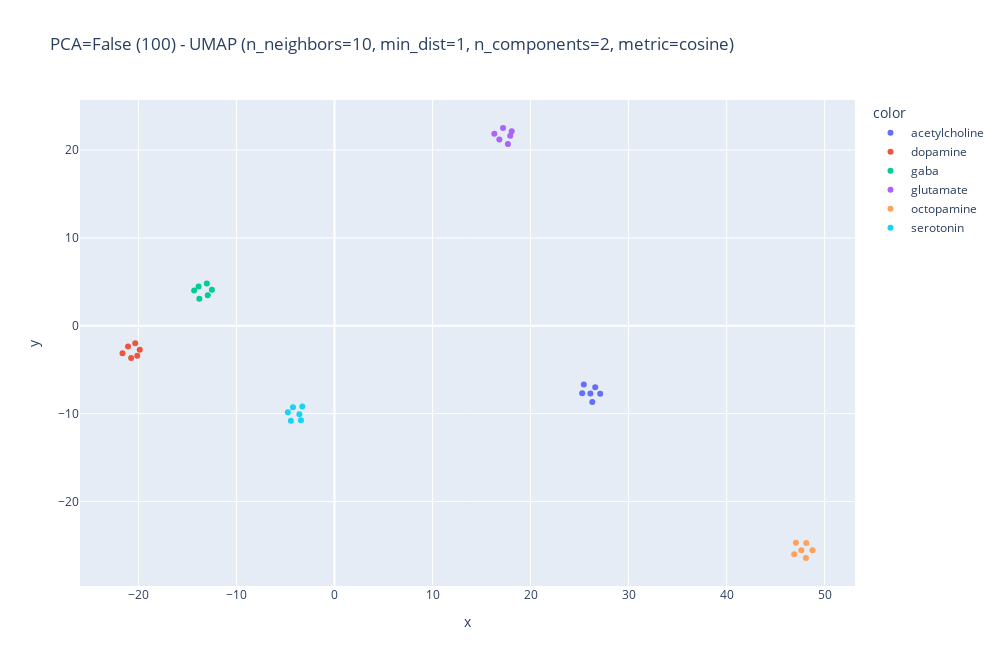

Source (notebook cell):
### Code cell
diplay_features(
        np.vstack([ref_latents, np.vstack(mean_ref)]),
        np.hstack([ref_labels, np.hstack(mean_labs)]),

        include_pca=False,
        pca_nb_components=100,
        clustering=False,
        nb_clusters=6,
        nb_neighbor=10,
        min_dist=1,
        nb_components=2,
        metric='cosine'
    )

### Figure 1 — Plotly figure (JSON) as saved in the notebook; plotly's stock layout.template omitted (floating-point values rounded to 4 significant figures)
{"data": [{"hovertemplate": "color=acetylcholine<br>x=%{x}<br>y=%{y}<extra></extra>", "legendgroup": "acetylcholine", "marker": {"color": "#636efa", "symbol": "circle"}, "mode": "markers", "name": "acetylcholine", "orientation": "v", "showlegend": true, "type": "scatter", "x": [27.1, 26.3, 26.6, 26.11, 25.43, 25.27], "xaxis": "x", "y": [-7.745, -8.681, -6.991, -7.718, -6.688, -7.677], "yaxis": "y"}, {"hovertemplate": "color=dopamine<br>x=%{x}<br>y=%{y}<extra></extra>", "legendgroup": "dopamine", "marker": {"color": "#EF553B", "symbol": "circle"}, "mode": "markers", "name": "dopamine", "orientation": "v", "showlegend": true, "type": "scatter", "x": [-20.32, -20.12, -20.75, -19.87, -21.63, -21.06], "xaxis": "x", "y": [-1.988, -3.401, -3.663, -2.736, -3.133, -2.365], "yaxis": "y"}, {"hovertemplate": "color=gaba<br>x=%{x}<br>y=%{y}<extra></extra>", "legendgroup": "gaba", "marker": {"color": "#00cc96", "symbol": "circle"}, "mode": "markers", "name": "gaba", "orientation": "v", "showlegend": true, "type": "scatter", "x": [-12.93, -13.03, -13.87, -12.51, -14.32, -13.79], "xaxis": "x", "y": [3.458, 4.816, 4.458, 4.101, 4.004, 3.07], "yaxis": "y"}, {"hovertemplate": "color=glutamate<br>x=%{x}<br>y=%{y}<extra></extra>", "legendgroup": "glutamate", "marker": {"color": "#ab63fa", "symbol": "circle"}, "mode": "markers", "name": "glutamate", "orientation": "v", "showlegend": true, "type": "scatter", "x": [18.08, 17.19, 16.82, 16.3, 17.69, 17.93], "xaxis": "x", "y": [22.14, 22.5, 21.18, 21.85, 20.67, 21.63], "yaxis": "y"}, {"hovertemplate": "color=octopamine<br>x=%{x}<br>y=%{y}<extra></extra>", "legendgroup": "octopamine", "marker": {"color": "#FFA15A", "symbol": "circle"}, "mode": "markers", "name": "octopamine", "orientation": "v", "showlegend": true, "type": "scatter", "x": [48.09, 48.12, 47.63, 48.76, 47.07, 46.89], "xaxis": "x", "y": [-26.43, -24.73, -25.56, -25.56, -24.7, -26.0], "yaxis": "y"}, {"hovertemplate": "color=serotonin<br>x=%{x}<br>y=%{y}<extra></extra>", "legendgroup": "serotonin", "marker": {"color": "#19d3f3", "symbol": "circle"}, "mode": "markers", "name": "serotonin", "orientation": "v", "showlegend": true, "type": "scatter", "x": [-4.453, -3.583, -4.235, -3.425, -3.281, -4.759], "xaxis": "x", "y": [-10.82, -10.08, -9.28, -10.75, -9.185, -9.854], "yaxis": "y"}], "layout": {"height": 666, "legend": {"title": {"text": "color"}, "tracegroupgap": 0}, "title": {"text": "PCA=False (100) - UMAP (n_neighbors=10, min_dist=1, n_components=2, metric=cosine)"}, "width": 1000, "xaxis": {"anchor": "y", "domain": [0, 1], "title": {"text": "x"}}, "yaxis": {"anchor": "x", "domain": [0, 1], "title": {"text": "y"}}}}
